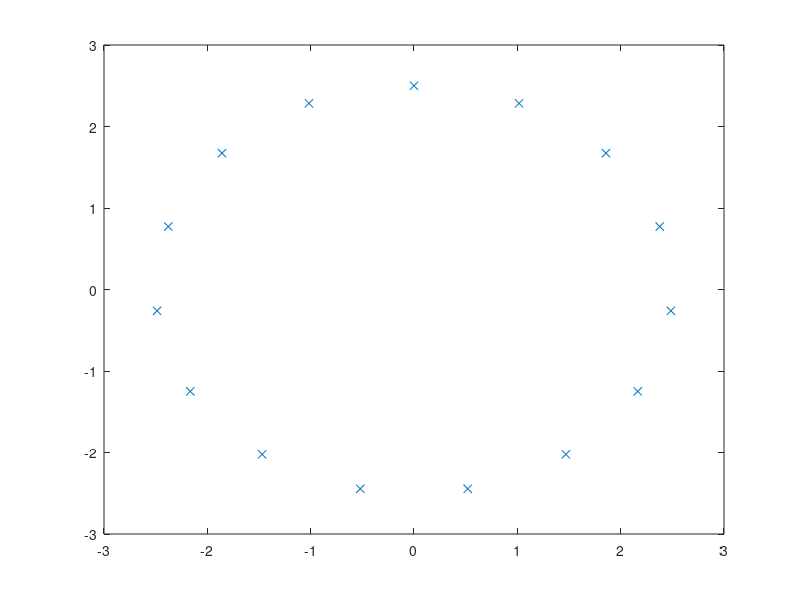

The MATLAB script that drew this image:
hole_pos = zeros(15, 2);
r = 2.5; %[in] bolt diameter radius
spacing = 360/15; %[deg]

for i = 1:(length(hole_pos))
    hole_pos(i, 1) = r*sind(spacing*(i-1));
    hole_pos(i, 2) = r*cosd(spacing*(i-1));
end

plot(hole_pos(:,1), hole_pos(:,2), 'x')